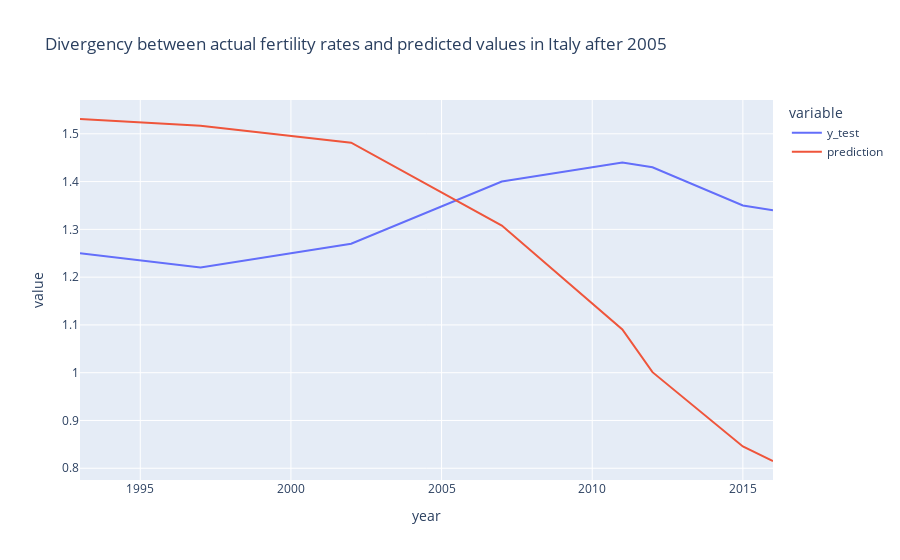

The cell this chart's notebook holds for it:
### Code cell
px.line(results.loc[results['country_code'] == 'ITA'], x = 'year', y = ['y_test', 'prediction'], title = 'Divergency between actual fertility rates and predicted values in Italy after 2005')

### Figure 1 — Plotly figure (JSON) as saved in the notebook; plotly's stock layout.template omitted (floating-point values rounded to 4 significant figures)
{"data": [{"hovertemplate": "variable=y_test<br>year=%{x}<br>value=%{y}<extra></extra>", "legendgroup": "y_test", "line": {"color": "#636efa", "dash": "solid"}, "mode": "lines", "name": "y_test", "orientation": "v", "showlegend": true, "type": "scatter", "x": [1993, 1997, 2002, 2007, 2011, 2012, 2015, 2016], "xaxis": "x", "y": [1.25, 1.22, 1.27, 1.4, 1.44, 1.43, 1.35, 1.34], "yaxis": "y"}, {"hovertemplate": "variable=prediction<br>year=%{x}<br>value=%{y}<extra></extra>", "legendgroup": "prediction", "line": {"color": "#EF553B", "dash": "solid"}, "mode": "lines", "name": "prediction", "orientation": "v", "showlegend": true, "type": "scatter", "x": [1993, 1997, 2002, 2007, 2011, 2012, 2015, 2016], "xaxis": "x", "y": [1.531, 1.517, 1.481, 1.308, 1.09, 1.001, 0.8457, 0.8152], "yaxis": "y"}], "layout": {"legend": {"title": {"text": "variable"}, "tracegroupgap": 0}, "title": {"text": "Divergency between actual fertility rates and predicted values in Italy after 2005"}, "xaxis": {"anchor": "y", "domain": [0, 1], "title": {"text": "year"}}, "yaxis": {"anchor": "x", "domain": [0, 1], "title": {"text": "value"}}}}
